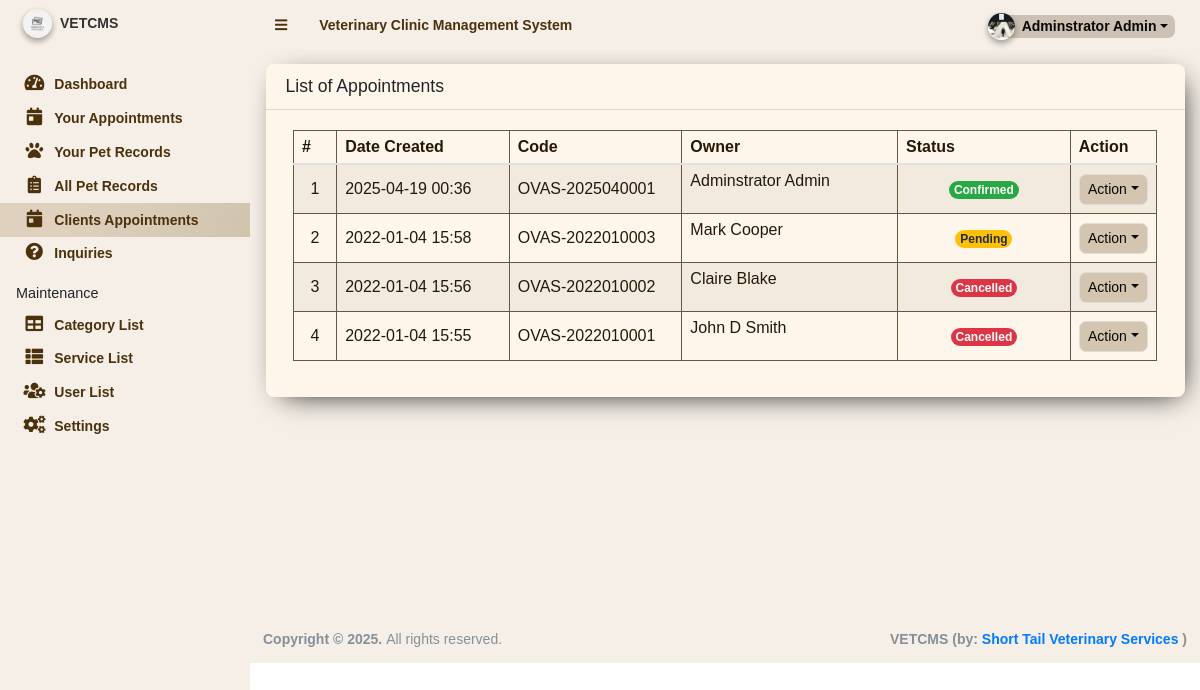
/admin/?page=appointments (signed in), run on an earlier commit of the app's database.
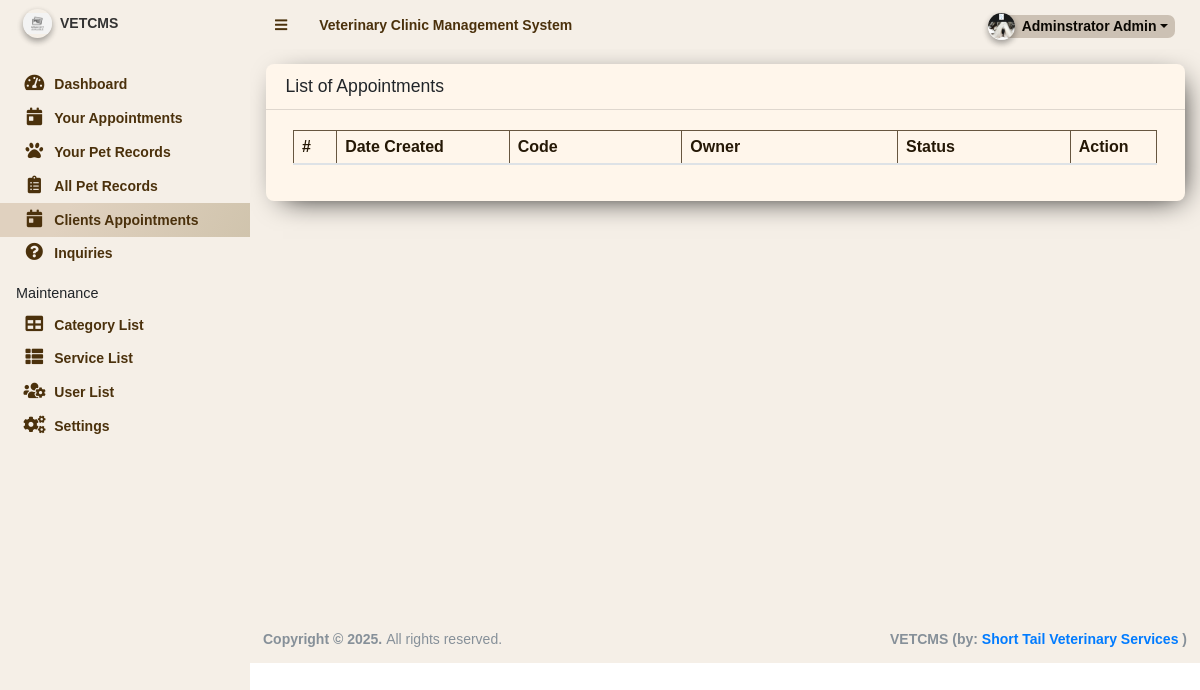
And on a later commit of the database.
### tables this page shows
CREATE TABLE `appointment_list` (
  `id` int(11) NOT NULL,
  `code` varchar(100) NOT NULL,
  `schedule` date NOT NULL,
  `owner_name` text NOT NULL,
  `contact` text NOT NULL,
  `email` text NOT NULL,
  `address` text NOT NULL,
  `category_id` int(11) NOT NULL,
  `breed` text NOT NULL,
  `age` varchar(50) NOT NULL,
  `service_ids` text DEFAULT NULL,
  `status` tinyint(4) NOT NULL DEFAULT 0,
  `date_created` datetime NOT NULL DEFAULT current_timestamp(),
  `date_updated` datetime DEFAULT NULL ON UPDATE current_timestamp(),
  `pet_id` int(11) NOT NULL,
  `owner_id` int(11) NOT NULL,
  `time_sched` time DEFAULT NULL
);

### config.php (called while the page is built, shortened)
<?php
require_once('classes/DBConnection.php');
require_once('classes/SystemSettings.php');
function validate_image($file){
	if(!empty($file)){
        $ex = explode('?',$file);
        $file = $ex[0];
        $param =  isset($ex[1]) ? '?'.$ex[1]  : '';
		if(is_file(base_app.$file)){
			return base_url.$file.$param;
		}else{
			return base_url.'dist/img/no-image-available.png';
		}
	}else{
		return base_url.'dist/img/no-image-available.png';
	}
}
function isMobileDevice(){
    $aMobileUA = array(
        '/iphone/i' => 'iPhone',
        '/ipod/i' => 'iPod',
        '/ipad/i' => 'iPad',
        '/android/i' => 'Android',
        '/blackberry/i' => 'BlackBerry',
        '/webos/i' => 'Mobile'
    );
    return false;
}
?>

### classes/DBConnection.php (called while the page is built, shortened)
<?php
class DBConnection{
    private $host = DB_SERVER;
    private $username = DB_USERNAME;
    private $password = DB_PASSWORD;
    private $database = DB_NAME;
    public $conn;
    public function __construct(){
        if (!isset($this->conn)) {
            $this->conn = new mysqli($this->host, $this->username, $this->password, $this->database);
        }
    }
}
?>

### classes/SystemSettings.php (called while the page is built, shortened)
<?php
class SystemSettings extends DBConnection{
	function userdata($field = ''){
		if(!empty($field)){
			if(isset($_SESSION['userdata'][$field]))
				return $_SESSION['userdata'][$field];
			else
				return null;
		}else{
			return false;
		}
	}
	function info($field=''){
		if(!empty($field)){
			if(isset($_SESSION['system_info'][$field]))
				return $_SESSION['system_info'][$field];
			else
				return false;
		}else{
			return false;
		}
	}
}
$_settings = new SystemSettings();
?>

### admin/appointments/index.php (the view, shortened to what this page needs)
<div class="card card-outline">
	<div class="card-header">
		<h3 class="card-title">List of Appointments</h3>
	</div>
	<div class="card-body">
		<div class="container-fluid">
        <div class="table-responsive">
			<table class="table table-sm table-hover table-striped table-bordered">
				<colgroup>
					<col width="5%">
					<col width="20%">
					<col width="20%">
					<col width="25%">
					<col width="20%">
					<col width="10%">
				</colgroup>
				<thead>
					<tr>
						<th>#</th>
						<th>Date Created</th>
						<th>Code</th>
						<th>Owner</th>
						<th>Status</th>
						<th>Action</th>
					</tr>
				</thead>
				<tbody>
					<?php
						$i = 1;
						$qry = $conn->query("SELECT * from `appointment_list` order by unix_timestamp(`date_created`) desc ");
						while($row = $qry->fetch_assoc()):
					?>
						<tr>
							<td class="text-center"><?php echo $i++; ?></td>
							<td class=""><?php echo date("Y-m-d H:i",strtotime($row['date_created'])) ?></td>
							<td><?php echo ($row['code']) ?></td>
							<td class=""><p class="truncate-1"><?php echo ucwords($row['owner_name']) ?></p></td>
							<td class="text-center">
							<?php
    switch ($row['status']){
        case 0:
            echo '<span class="rounded-pill badge badge-warning">Pending</span>';
            break;
        case 1:
            echo '<span class="rounded-pill badge badge-success">Confirmed</span>';
            break;
        case 3:
            echo '<span class="rounded-pill badge badge-danger">Cancelled</span>';
            break;
    }
?>
							</td>
							<td align="center">
								 <button type="button" class="btn btn-flat btn-default btn-sm dropdown-toggle dropdown-icon" data-toggle="dropdown">
				                  		Action
				                  </button>
							</td>
						</tr>
					<?php endwhile; ?>
				</tbody>
			</table>
		</div>
		</div>
	</div>
</div>

### admin/index.php (shortened to what this page needs)
<?php require_once('../config.php'); ?>
 <!DOCTYPE html>
<html lang="en" class="" style="height: auto;">
<?php require_once('inc/header.php') ?>
  <body class="sidebar-mini layout-fixed control-sidebar-slide-open layout-navbar-fixed  " data-new-gr-c-s-check-loaded="14.991.0" data-gr-ext-installed="" style="height: auto;">
    <div class="wrapper">
     <?php require_once('inc/topBarNav.php') ?>
     <?php require_once('inc/navigation.php') ?>
     <?php $page = isset($_GET['page']) ? $_GET['page'] : 'home';  ?>
      <div class="content-wrapper pt-3" style="min-height: 567.854px;">
        <section class="content ">
          <div class="container-fluid">
            <?php
              if(!file_exists($page.".php") && !is_dir($page)){
                  include '404.html';
              }else{
                if(is_dir($page))
                  include $page.'/index.php';
                else
                  include $page.'.php';
              }
            ?>
          </div>
        </section>
      </div>
      <?php require_once('inc/footer.php') ?>
  </body>
</html>

### admin/inc/header.php (shortened to what this page needs)
<head>
    <link rel="stylesheet" href="<?php echo base_url ?>plugins/fontawesome-free/css/all.min.css">
    <link rel="stylesheet" href="<?php echo base_url ?>plugins/tempusdominus-bootstrap-4/css/tempusdominus-bootstrap-4.min.css">
  <link rel="stylesheet" href="<?php echo base_url ?>plugins/datatables-bs4/css/dataTables.bootstrap4.min.css">
  <link rel="stylesheet" href="<?php echo base_url ?>plugins/datatables-responsive/css/responsive.bootstrap4.min.css">
  <link rel="stylesheet" href="<?php echo base_url ?>plugins/datatables-buttons/css/buttons.bootstrap4.min.css">
  <link rel="stylesheet" href="<?php echo base_url ?>plugins/select2/css/select2.min.css">
  <link rel="stylesheet" href="<?php echo base_url ?>plugins/select2-bootstrap4-theme/select2-bootstrap4.min.css">
    <link rel="stylesheet" href="<?php echo base_url ?>plugins/icheck-bootstrap/icheck-bootstrap.min.css">
    <link rel="stylesheet" href="<?php echo base_url ?>plugins/jqvmap/jqvmap.min.css">
    <link rel="stylesheet" href="<?php echo base_url ?>plugins/fullcalendar/main.css">
    <link rel="stylesheet" href="<?php echo base_url ?>dist/css/adminlte.css">
    <link rel="stylesheet" href="<?php echo base_url ?>dist/css/custom.css">
    <link rel="stylesheet" href="<?php echo base_url ?>plugins/overlayScrollbars/css/OverlayScrollbars.min.css">
    <link rel="stylesheet" href="<?php echo base_url ?>plugins/daterangepicker/daterangepicker.css">
    <link rel="stylesheet" href="<?php echo base_url ?>plugins/summernote/summernote-bs4.min.css">
  <link rel="stylesheet" href="<?php echo base_url ?>plugins/sweetalert2-theme-bootstrap-4/bootstrap-4.min.css">
  </head>

### admin/inc/topBarNav.php (shortened to what this page needs)
<nav class="main-header navbar navbar-expand  text-sm d">
  <ul class="navbar-nav">
    <li class="nav-item">
    <a class="nav-link" data-widget="pushmenu" href="#" role="button" style="color:#333;"><i class="fas fa-bars"></i></a>
    </li>
    <li class="nav-item d-none d-sm-inline-block">
      <a href="<?php echo base_url ?>admin" class="nav-link"><b><?php echo (!isMobileDevice()) ? $_settings->info('name'):$_settings->info('short_name'); ?> </b></a>
    </li>
  </ul>
  <ul class="navbar-nav ml-auto">
    <li class="nav-item">
      <div class="btn-group nav-link">
            <button type="button" class="btn btn-rounded badge badge-light dropdown-toggle dropdown-icon" data-toggle="dropdown" style="background-color:rgb(204, 193, 180)!important;" >
              <span><img src="<?php echo validate_image($_settings->userdata('avatar')) ?>" class="img-circle elevation-2 user-img" alt="User Image"></span>
              <span class="ml-3" ><?php echo ucwords($_settings->userdata('firstname').' '.$_settings->userdata('lastname')) ?></span>
            </button>
        </div>
    </li>
  </ul>
</nav>

### admin/inc/navigation.php (shortened to what this page needs)
<aside class="main-sidebar sidebar-light levation-8 " >
  <a href="<?php echo base_url ?>" class="brand-link  text-sm  border-0 ">
  <img src="<?php echo validate_image($_settings->info('logo'))?>" alt="Store Logo" class="brand-image img-circle elevation-2 " style="width: 1.8rem;height: 1.8rem;max-height: unset;object-fit:scale-down;object-position:center center">
  <span class="brand-text font-weight-bold text-color-black" style="color:#333;"><?php echo $_settings->info('short_name') ?></span>
  </a>
  <div class="sidebar os-host os-theme-light os-host-overflow os-host-overflow-y os-host-resize-disabled os-host-transition os-host-scrollbar-horizontal-hidden">
    <div class="os-content-glue" style="margin: 0px -8px; width: 249px; height: 646px;"></div>
    <div class="os-padding">
      <div class="os-viewport os-viewport-native-scrollbars-invisible" style="overflow-y: scroll;">
        <div class="os-content" style="padding: 0px 8px; height: 100%; width: 100%;">
          <nav class="mt-4">
             <ul class="nav nav-pills nav-sidebar flex-column text-sm nav-compact nav-flat nav-child-indent nav-collapse-hide-child" data-widget="treeview" role="menu" data-accordion="false">
              <li class="nav-item dropdown">
                <a href="./" class="nav-link nav-home">
                  <i class="nav-icon fas fa-tachometer-alt"></i>
                  <p>
                    Dashboard
                  </p>
                </a>
              </li>
              <li class="nav-item">
                <a href="<?php echo base_url ?>admin/?page=appointment_user" class="nav-link nav-appointment_user">
                  <i class="nav-icon fas fa-calendar-day"></i>
                  <p>
                    Your Appointments
                  </p>
                </a>
              </li>
              <li class="nav-item">
                <a href="<?php echo base_url ?>admin/?page=pet_records" class="nav-link nav-pet_records">
                  <i class="nav-icon fas fa-paw"></i>
                  <p>
                  Your Pet Records
                  </p>
                </a>
              </li>
              <?php if($_settings->userdata('type') == 1 || $_settings->userdata('type') == 2 ): ?>
                <li class="nav-item">
                <a href="<?php echo base_url ?>admin/?page=pet_records/pet_all" class="nav-link nav-pet_records-pet_all">
                  <i class="nav-icon fas fa-clipboard-list"></i>
                  <p>
                  All Pet Records
                  </p>
                </a>
              </li>
              <?php endif; ?>
              <?php if($_settings->userdata('type') == 1 || $_settings->userdata('type') == 2 ): ?>
              <li class="nav-item">
                <a href="<?php echo base_url ?>admin/?page=appointments" class="nav-link nav-appointments">
                  <i class="nav-icon fas fa-calendar-day"></i>
                  <p>
                   Clients Appointments
                  </p>
                </a>
              </li>
              <?php endif; ?>
              <?php if($_settings->userdata('type') == 1): ?>
              <li class="nav-item">
                <a href="<?php echo base_url ?>admin/?page=inquiries" class="nav-link nav-inquiries">
                  <i class="nav-icon fas fa-question-circle"></i>
                  <p>
                    Inquiries
                  </p>
                </a>
              </li>
              <li class="nav-header">Maintenance</li>
              <li class="nav-item dropdown">
                <a href="<?php echo base_url ?>admin/?page=categories" class="nav-link nav-categories">
                  <i class="nav-icon fas fa-table"></i>
                  <p>
                    Category List
                  </p>
                </a>
              </li>
              <li class="nav-item dropdown">
                <a href="<?php echo base_url ?>admin/?page=services" class="nav-link nav-services">
                  <i class="nav-icon fas fa-th-list"></i>
                  <p>
                    Service List
                  </p>
                </a>
              </li>
              <li class="nav-item dropdown">
                <a href="<?php echo base_url ?>admin/?page=user/list" class="nav-link nav-user-list">
                  <i class="nav-icon fas fa-users-cog"></i>
                  <p>
                    User List
                  </p>
                </a>
              </li>
              <li class="nav-item dropdown">
                <a href="<?php echo base_url ?>admin/?page=system_info" class="nav-link nav-system_info">
                  <i class="nav-icon fas fa-cogs"></i>
                  <p>
                    Settings
                  </p>
                </a>
              </li>
              <?php endif; ?>
            </ul>
          </nav>
        </div>
      </div>
    </div>
  </div>
</aside>

### admin/inc/footer.php (shortened to what this page needs)
<footer class="main-footer text-sm">
        <strong>Copyright © <?php echo date('Y') ?>.
        </strong>
        All rights reserved.
        <div class="float-right d-none d-sm-inline-block">
        <b><?php echo $_settings->info('short_name') ?> (by: <a href="" target="blank">Short Tail Veterinary Services</a> )</b>
        </div>
      </footer>
    </div>

### admin/inc/topBarNav.php (style rules this page uses)
.user-img { position: absolute; height: 27px; width: 27px; object-fit: cover; left: -7%; top: -12%; }
.btn-rounded { border-radius: 50px; }
.main-header { background-color:#F5EFE7!important; border:1px solid #F5EFE7 !important; }

### admin/inc/navigation.php (style rules this page uses)
.main-sidebar { background-color:#F5EFE7!important; overflow: hidden !important; }
.nav-link { color:rgb(75, 49, 12) !important; font-family: "Abel", sans-serif; font-weight: 600; font-style: normal; }
.active { background-color: #fffffc; background-image: linear-gradient(300deg,rgba(234, 205, 163, 0.89) 0%,rgb(224, 209, 191) 74%); border: none !important; }

### admin/appointments/index.php (style rules this page uses)
.btn { background-color: #eacda3!important; border-radius:0.5em!important; }
body { font-family: "Abel", sans-serif; font-weight: 400; font-style: normal; }
.btn { background-color:rgb(212, 197, 176)!important; border-radius:0.5em!important; color:rgb(10, 7, 2) !important; }
.card { background-color:rgb(255, 246, 235)!important; box-shadow: 6px 7px 28px -11px rgba(0,0,0,1); -webkit-box-shadow: 6px 7px 28px -11px rgba(0,0,0,1); -moz-box-shadow: 6px 7px 28px -11px rgba(0,0,0,1); border-radius:0.5em!important; }
.table { border: 1px solid #675640; border-collapse: collapse; color:rgb(37, 24, 6) !important; }
.table th, .table td { border: 1px solid #675640; }
.table-responsive { overflow-x: auto; -webkit-overflow-scrolling: touch; }
.table { width: 100%; margin-bottom: 1rem; border: 1px solid #675640; border-collapse: collapse; color: rgb(37, 24, 6) !important; }
.table th, .table td { border: 1px solid #675640; padding: 0.5rem; vertical-align: middle; }

### admin/inc/footer.php (style rules this page uses)
.main-footer { background-color:#F5EFE7!important; border:none!important; }
body { font-family: "Abel", sans-serif; font-weight: 400; font-style: normal; }

### admin/index.php (style rules this page uses)
.content-wrapper { background-color:#F5EFE7!important; }
.wrapper { background-color:#F5EFE7!important; }

What changed in the data, as far as the page shows it:
removed appointment_list: date_created "2025-04-19 00:36", code "OVAS-2025040001", owner_name "Adminstrator Admin", status "Confirmed"
removed appointment_list: date_created "2022-01-04 15:58", code "OVAS-2022010003", owner_name "Mark Cooper", status "Pending"
removed appointment_list: date_created "2022-01-04 15:56", code "OVAS-2022010002", owner_name "Claire Blake", status "Cancelled"
removed appointment_list: date_created "2022-01-04 15:55", code "OVAS-2022010001", owner_name "John D Smith", status "Cancelled"
